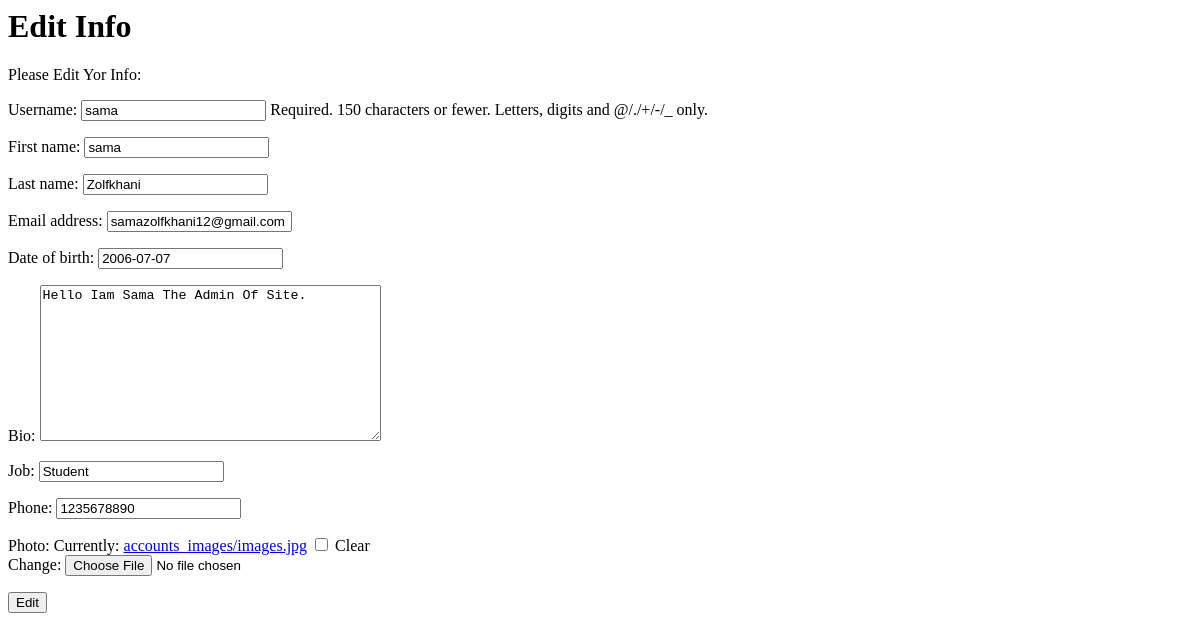
Before: /edit/ (signed in) with the older database file.
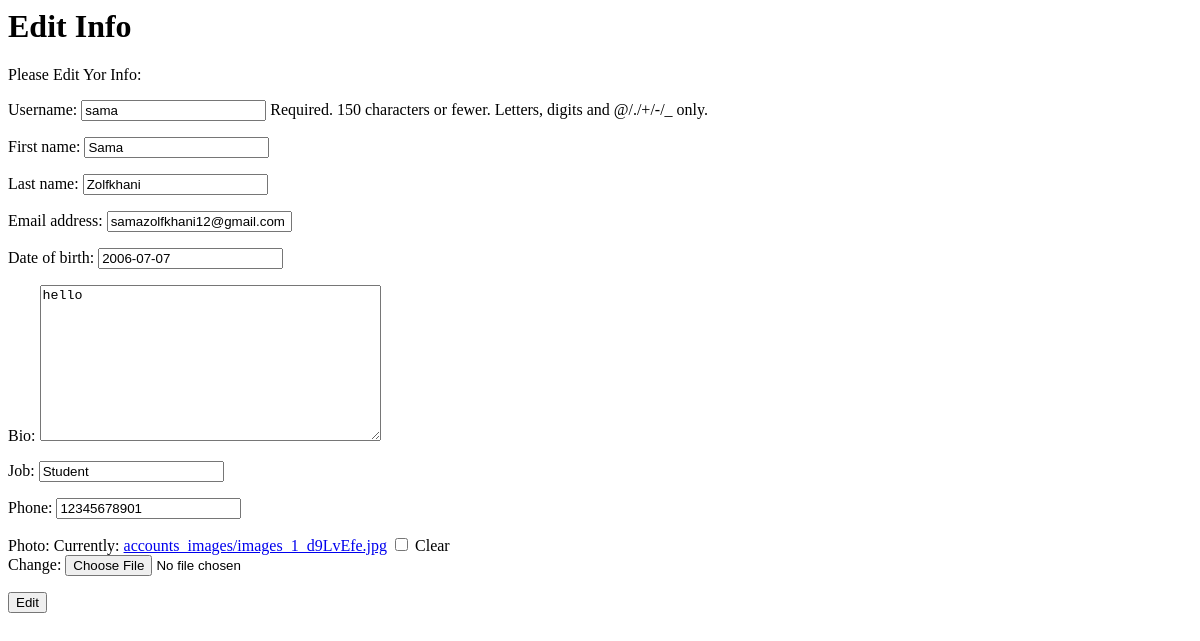
After: the same page with the newer database file.
### social/models.py (models this page shows)
class User(AbstractUser):
    date_of_birth = models.DateField(null=True, blank=True)
    bio = models.TextField(null=True, blank=True)
    job = models.CharField(max_length=100, null=True, blank=True)
    phone = models.CharField(max_length=11, null=True, blank=True)
    photo = models.ImageField(upload_to='accounts_images/', null=True, blank=True)

### social/views.py (the view)
# urls.py: path('edit/' , views.edit_user , name = 'edit_user'),
@login_required
def edit_user(request):
    if request.method == 'POST':
        user_form = EditUserForm(request.POST , request.FILES , instance=request.user)
        if user_form.is_valid():
            user_form.save()
            return redirect('social:profile')
    else:
        user_form = EditUserForm(instance=request.user)
    context = {
        'user_form':user_form,
    }
    return render(request , 'registration/edit_user.html' , context)

### social/forms.py (shortened to what this page needs)
class EditUserForm(forms.ModelForm):
    class Meta:
        model = User
        fields = ['username' , 'first_name' , 'last_name' , 'email' , 'date_of_birth' , 'bio' , 'job' , 'phone' , 'photo']

### social/templates/registration/edit_user.html (shortened to what this page needs)
    <h1>Edit Info</h1>
    <p>Please Edit Yor Info: </p>
    <form method="post" enctype="multipart/form-data">
        {{ user_form.as_p }}
        <input type="submit" value="Edit">
    </form>

Changed rows visible on the page:
changed User "sama": first_name "sama" → "Sama"; bio "Hello Iam Sama The Admin Of Site." → "hello"; phone "1235678890" → "12345678901"
Other visible differences:
text no longer shown: "Username: Required. 150 characters or fewer. Letters, digits and @/./+/-/_ only. First name: Last name: Email address: Date of birth: Bio: Job: Phone: Photo: Currently: accounts_images/images.jpg Clear Change:"
text now shown: "Username: Required. 150 characters or fewer. Letters, digits and @/./+/-/_ only. First name: Last name: Email address: Date of birth: Bio: Job: Phone: Photo: Currently: accounts_images/images_1_d9LvEfe.jpg Clear Change:"
